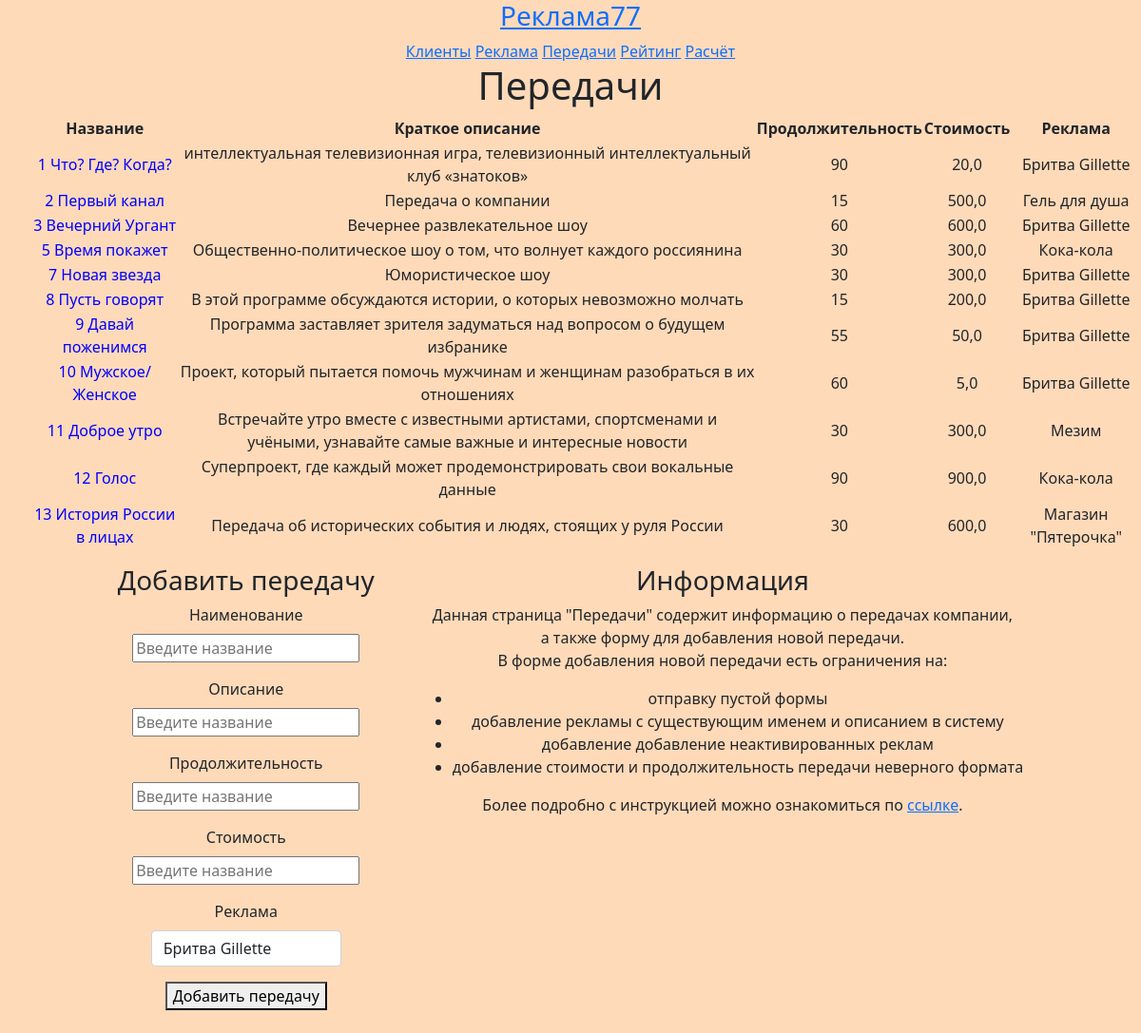
The page /broadcast on the database its author committed.
### tvad/models.py (models this page shows)
class Broadcast(models.Model):
    name = models.CharField(max_length=100, verbose_name='Название')
    description = models.CharField(max_length=150, verbose_name='Краткое описание')
    duration = models.IntegerField(verbose_name='Продолжительность')
    cost_program = models.FloatField(blank=True, verbose_name='Стоимость')
    advertisement = models.ForeignKey(Advertisement, on_delete=models.DO_NOTHING, verbose_name='Реклама')
    def __str__(self):
        return self.name

class Advertisement(models.Model):
    name = models.CharField(max_length=100, verbose_name='Название')
    description = models.CharField(max_length=150, verbose_name='Краткое описание')
    duration = models.FloatField(verbose_name='Продолжительность')
    day_week = models.IntegerField(verbose_name='День недели')
    number_repetitions = models.IntegerField(verbose_name='Количество повторов')
    cost = models.FloatField(blank=True, verbose_name='Стоимость')
    customer = models.ForeignKey(Customer, on_delete=models.DO_NOTHING, verbose_name='Заказчик')
    status = models.ForeignKey(Status, on_delete=models.DO_NOTHING, verbose_name='Статус рекламы')
    def __str__(self):
        return self.name

### tvad/views.py (the view)
# urls.py: path('broadcast', views.broadcast, name='broadcast'),
def broadcast(request):
    broadcast = Broadcast.objects.all()
    advertisement_all = Advertisement.objects.all()
    return render(request, 'broadcast.html', {
        'title': 'Передачи',
        'broadcast': broadcast,
        'advertisement_all': advertisement_all,
    })

### templates/broadcast.html (shortened to what this page needs)
{% load static %}
<!DOCTYPE html>
<html lang="en">
<head>
    <link href="https://cdn.jsdelivr.net/npm/bootstrap@5.0.2/dist/css/bootstrap.min.css" rel="stylesheet">
    <link rel="stylesheet" type="text/css" href="{% static 'todo/main.css' %}"/>
</head>
<body class="text-center">
<h3><a href="{% url 'index' %}">Реклама77</a></h3>
    <a href="{% url 'customer' %}">Клиенты</a>
    <a href="{% url 'advertisement' %}">Реклама</a>
    <a href="{% url 'broadcast' %}">Передачи</a>
    <a href="{% url 'rating' %}">Рейтинг</a>
    <a href="{% url 'calculation' %}">Расчёт</a>
<h1>Передачи</h1>
<div class="text-center">
    <ul>
        <table style="margin: auto">
            <tbody>
            <tr>
                <th>Название</th>
                <th>Краткое описание</th>
                <th>Продолжительность</th>
                <th>Стоимость</th>
                <th>Реклама</th>
            </tr>
            {% for tvad in broadcast %}
            <tr>
                <td>
                    <a href="broadcast/{{ tvad.id }}" style="text-decoration: none; color: blue">
                        {{ tvad.id }}
                        {{ tvad }}
                    </a>
                </td>
                <td>{{ tvad.description }}</td>
                <td>{{ tvad.duration }}</td>
                <td>{{ tvad.cost_program }}</td>
                <td>{{ tvad.advertisement }}</td>
            </tr>
            {% endfor %}
            </tbody>
        </table>
    </ul>
</div>
<div class="cont">
<div class="forma">
<h3>Добавить передачу</h3>
    <form class="form-create" method="post" action="{% url 'create_broadcast' %}" value="" enctype="multipart/form-data">
        <label class="mb-2">Наименование</label>
        <div class="mb-3">
            <input type="text" name="name" id="name" placeholder="Введите название">
        </div>
        <label class="mb-2">Описание</label>
        <div class="mb-3">
            <input type="text" name="desc" id="desc" placeholder="Введите название">
        </div>
        <label class="mb-2">Продолжительность</label>
        <div class="mb-3">
            <input type="text" name="dur" id="dur" placeholder="Введите название">
        </div>
        <label class="mb-2">Стоимость</label>
        <div class="mb-3">
            <input type="text" name="cost" id="cost" placeholder="Введите название">
        </div>
                <label class="mb-2">Реклама</label>
        <div class="mb-3">
            <select class="form-control" id="advertisement" name="advertisement" style="width: 200px;margin: auto">
                {% for adv in advertisement_all %}
                    <option value="{{ adv.id }}">{{ adv.name }}</option>
                {% endfor %}
            </select>
        </div>
        <div class="text-center">
                <button type="submit" class="main_button" id="btncreate">Добавить передачу</button>
        </div>
    </form>
<br>
    </div>
        <div class="info mb-3">
        <h3>Информация</h3>
            <p>Данная страница "Передачи" содержит информацию о передачах компании,<br>
                а также форму для добавления новой передачи.<br>
                В форме добавления новой передачи есть ограничения на:
                <ul class="" style="list-style-type: disc">
                    <li>отправку пустой формы</li>
                    <li>добавление рекламы с существующим именем и описанием в систему</li>
                    <li>добавление добавление неактивированных реклам</li>
                    <li>добавление стоимости и продолжительность передачи неверного формата </li>
                </ul>
                Более подробно с инструкцией можно ознакомиться по <a href="https://disk.yandex.ru/i/iTa8IC4639cbpg">ссылке</a>.
            </p>
        </div>
    </div>
</body>
</html>

### static/todo/main.css (style rules this page uses)
body { background-color: peachpuff; }
.cont { display: flex; flex-direction: row; justify-content: center; }
.info { margin-left: 50px; }

### rows shown on the page
Broadcast: id "1", name "Что? Где? Когда?", description "интеллектуальная телевизионная игра, телевизионный интеллектуальный клуб «знатоков»", duration "90", cost_program "20,0", advertisement "Бритва Gillette"
Broadcast: id "2", name "Первый канал", description "Передача о компании", duration "15", cost_program "500,0", advertisement "Гель для душа"
Broadcast: id "3", name "Вечерний Ургант", description "Вечернее развлекательное шоу", duration "60", cost_program "600,0", advertisement "Бритва Gillette"
Broadcast: id "5", name "Время покажет", description "Общественно-политическое шоу о том, что волнует каждого россиянина", duration "30", cost_program "300,0", advertisement "Кока-кола"
Broadcast: id "7", name "Новая звезда", description "Юмористическое шоу", duration "30", cost_program "300,0", advertisement "Бритва Gillette"
Broadcast: id "8", name "Пусть говорят", description "В этой программе обсуждаются истории, о которых невозможно молчать", duration "15", cost_program "200,0", advertisement "Бритва Gillette"
Broadcast: id "9", name "Давай поженимся", description "Программа заставляет зрителя задуматься над вопросом о будущем избранике", duration "55", cost_program "50,0", advertisement "Бритва Gillette"
Broadcast: id "10", name "Мужское/Женское", description "Проект, который пытается помочь мужчинам и женщинам разобраться в их отношениях", duration "60", cost_program "5,0", advertisement "Бритва Gillette"
Broadcast: id "11", name "Доброе утро", description "Встречайте утро вместе с известными артистами, спортсменами и учёными, узнавайте самые важные и интересные новости", duration "30", cost_program "300,0", advertisement "Мезим"
Broadcast: id "12", name "Голос", description "Суперпроект, где каждый может продемонстрировать свои вокальные данные", duration "90", cost_program "900,0", advertisement "Кока-кола"
Broadcast: id "13", name "История России в лицах", description "Передача об исторических события и людях, стоящих у руля России", duration "30", cost_program "600,0", advertisement "Магазин \"Пятерочка\""

### other values the page prints
form field advertisement "Бритва Gillette"
